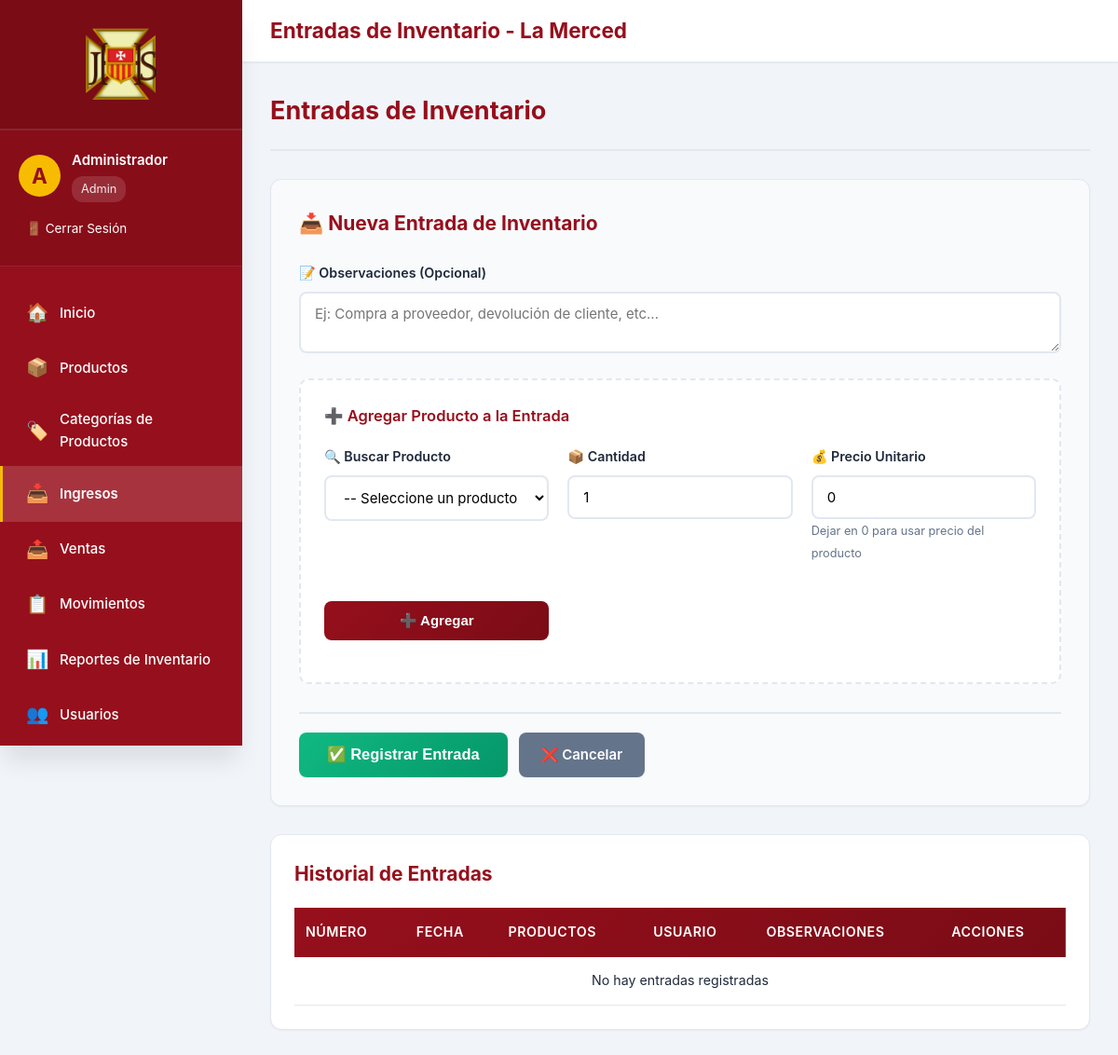
Screenshot of /entradas.php (signed in) with the database file from the repository.
### tables this page shows
CREATE TABLE IF NOT EXISTS usuarios (
    id INT AUTO_INCREMENT PRIMARY KEY,
    username VARCHAR(50) UNIQUE NOT NULL,
    password VARCHAR(255) NOT NULL,
    nombre_completo VARCHAR(255) NOT NULL,
    email VARCHAR(255),
    rol ENUM('admin', 'operador') DEFAULT 'operador',
    activo TINYINT(1) DEFAULT 1,
    fecha_creacion TIMESTAMP DEFAULT CURRENT_TIMESTAMP,
    INDEX idx_username (username)
);

### config/auth.php (called while the page is built, shortened)
<?php
function getCurrentUser() {
    $conn = getConnection();
    $user_id = $_SESSION['user_id'];
    $stmt = $conn->prepare("SELECT id, username, nombre_completo, email, rol FROM usuarios WHERE id = ? AND activo = 1");
    $stmt->bind_param("i", $user_id);
    $stmt->execute();
    $result = $stmt->get_result();
    $user = $result->fetch_assoc();
    return $user;
}
?>

### entradas.php (the view, shortened to what this page needs)
<?php
$page_title = 'Entradas de Inventario - La Merced';
require_once 'config/auth.php';
$conn = getConnection();
$entradas = $conn->query("
    SELECT e.*, u.nombre_completo as usuario_nombre,
           COUNT(d.id) as total_productos
    FROM entradas e
    LEFT JOIN usuarios u ON e.usuario_id = u.id
    LEFT JOIN detalle_entradas d ON e.id = d.entrada_id
    GROUP BY e.id
    ORDER BY e.fecha_entrada DESC
    LIMIT 50
");
require_once 'includes/header.php';
?>
            <div class="page-header">
                <h2>Entradas de Inventario</h2>
            </div>
            <form method="POST" id="entradaForm" action="">
                <div class="form-container">
                    <h3>📥 Nueva Entrada de Inventario</h3>
                    <div class="form-group">
                        <label for="observaciones">📝 Observaciones (Opcional)</label>
                        <textarea id="observaciones" name="observaciones" rows="2" placeholder="Ej: Compra a proveedor, devolución de cliente, etc..."></textarea>
                    </div>
                    <div class="add-product-section">
                        <h4>➕ Agregar Producto a la Entrada</h4>
                        <div class="form-row">
                            <div class="form-group" style="flex: 2;">
                                <label for="producto_select">🔍 Buscar Producto</label>
                                <select id="producto_select" class="form-control">
                                    <option value="">-- Seleccione un producto --</option>
                                </select>
                            </div>
                            <div class="form-group">
                                <label for="cantidad">📦 Cantidad</label>
                                <input type="number" id="cantidad" min="1" value="1" class="form-control" placeholder="Ej: 10">
                            </div>
                            <div class="form-group">
                                <label for="precio_entrada">💰 Precio Unitario</label>
                                <input type="number" id="precio_entrada" step="0.01" min="0" value="0" class="form-control" placeholder="0.00">
                                <small style="color: var(--text-secondary); font-size: 0.85em;">Dejar en 0 para usar precio del producto</small>
                            </div>
                            <div class="form-group" style="display: flex; align-items: flex-end;">
                                <button type="button" class="btn btn-primary" onclick="agregarProducto()" style="width: 100%; height: 42px;">
                                    ➕ Agregar
                                </button>
                            </div>
                        </div>
                    </div>
                    <div class="form-actions" style="margin-top: 30px; padding-top: 20px; border-top: 2px solid var(--border-color);">
                        <button type="submit" class="btn btn-success" id="btnProcesar" disabled style="font-size: 1.1em; padding: 14px 30px;">
                            ✅ Registrar Entrada
                        </button>
                        <a href="index.php" class="btn btn-secondary">❌ Cancelar</a>
                    </div>
                </div>
            </form>
            <div class="table-container">
                <h3>Historial de Entradas</h3>
                <table class="data-table">
                    <thead>
                        <tr>
                            <th>Número</th>
                            <th>Fecha</th>
                            <th>Productos</th>
                            <th>Usuario</th>
                            <th>Observaciones</th>
                            <th>Acciones</th>
                        </tr>
                    </thead>
                    <tbody>
                        <?php if ($entradas->num_rows > 0): ?>
                            <?php while ($entrada = $entradas->fetch_assoc()): ?>
                                <tr>
                                    <td><?php echo htmlspecialchars($entrada['numero_entrada']); ?></td>
                                    <td><?php echo date('d/m/Y H:i', strtotime($entrada['fecha_entrada'])); ?></td>
                                    <td><?php echo $entrada['total_productos']; ?></td>
                                    <td><?php echo htmlspecialchars($entrada['usuario_nombre']); ?></td>
                                    <td><?php echo htmlspecialchars($entrada['observaciones'] ?? ''); ?></td>
                                    <td class="actions">
                                        <a href="detalle_entrada.php?id=<?php echo $entrada['id']; ?>" class="btn-icon" title="Ver Detalle">👁️</a>
                                    </td>
                                </tr>
                            <?php endwhile; ?>
                        <?php else: ?>
                            <tr>
                                <td colspan="6" class="text-center">No hay entradas registradas</td>
                            </tr>
                        <?php endif; ?>
                    </tbody>
                </table>
            </div>
<?php require_once 'includes/footer.php'; ?>

### includes/header.php (shortened to what this page needs)
<?php
require_once __DIR__ . '/../config/auth.php';
$current_user = getCurrentUser();
$current_page = basename($_SERVER['PHP_SELF']);
?>
<!DOCTYPE html>
<html lang="es">
<head>
    <link rel="stylesheet" href="assets/css/style.css">
</head>
<body>
    <aside class="sidebar" id="sidebar">
        <div class="sidebar-header">
            <img src="img/logo_menu.png" alt="Logo" class="logo_menu">
        </div>
        <div class="sidebar-user">
            <div class="sidebar-user-info">
                <div class="sidebar-user-avatar">
                    <?php echo strtoupper(substr($current_user['nombre_completo'], 0, 1)); ?>
                </div>
                <div>
                    <div class="sidebar-user-name"><?php echo htmlspecialchars($current_user['nombre_completo']); ?></div>
                    <div class="sidebar-user-role"><?php echo ucfirst($current_user['rol']); ?></div>
                </div>
            </div>
            <a href="logout.php" class="sidebar-logout">🚪 Cerrar Sesión</a>
        </div>
        <nav class="sidebar-menu">
            <a href="index.php" class="sidebar-menu-item <?php echo $current_page == 'index.php' ? 'active' : ''; ?>">
                <span class="sidebar-menu-item-icon">🏠</span>
                <span>Inicio</span>
            </a>
            <a href="productos.php" class="sidebar-menu-item <?php echo $current_page == 'productos.php' ? 'active' : ''; ?>">
                <span class="sidebar-menu-item-icon">📦</span>
                <span>Productos</span>
            </a>
            <?php if (isset($_SESSION['rol']) && $_SESSION['rol'] === 'admin'): ?>
            <a href="categorias.php" class="sidebar-menu-item <?php echo $current_page == 'categorias.php' ? 'active' : ''; ?>">
                <span class="sidebar-menu-item-icon">🏷️</span>
                <span>Categorías de Productos</span>
            </a>
            <?php endif; ?>
            <?php if (isset($_SESSION['rol']) && $_SESSION['rol'] === 'admin'): ?>
            <a href="entradas.php" class="sidebar-menu-item <?php echo $current_page == 'entradas.php' ? 'active' : ''; ?>">
                <span class="sidebar-menu-item-icon">📥</span>
                <span>Ingresos</span>
            </a>
            <?php endif; ?>
            <a href="salidas.php" class="sidebar-menu-item <?php echo $current_page == 'salidas.php' ? 'active' : ''; ?>">
                <span class="sidebar-menu-item-icon">📤</span>
                <span>Ventas</span>
            </a>
            <a href="kardex.php" class="sidebar-menu-item <?php echo $current_page == 'kardex.php' ? 'active' : ''; ?>">
                <span class="sidebar-menu-item-icon">📋</span>
                <span>Movimientos</span>
            </a>
            <a href="reportes.php" class="sidebar-menu-item <?php echo $current_page == 'reportes.php' ? 'active' : ''; ?>">
                <span class="sidebar-menu-item-icon">📊</span>
                <span>Reportes de Inventario</span>
            </a>
            <?php if (isset($_SESSION['rol']) && $_SESSION['rol'] === 'admin'): ?>
                <a href="usuarios.php" class="sidebar-menu-item <?php echo $current_page == 'usuarios.php' ? 'active' : ''; ?>">
                    <span class="sidebar-menu-item-icon">👥</span>
                    <span>Usuarios</span>
                </a>
            <?php endif; ?>
        </nav>
    </aside>
    <div class="main-wrapper">
        <div class="top-bar">
            <div>
                <span class="top-bar-title"><?php echo $page_title ?? 'Sistema de Inventario'; ?></span>
            </div>
        </div>
        <div class="content-area">

### rows the page displays
usuarios: nombre_completo "A", nombre_completo "Administrador", rol "Admin"

### other values shown
$page_title "Entradas de Inventario - La Merced"
